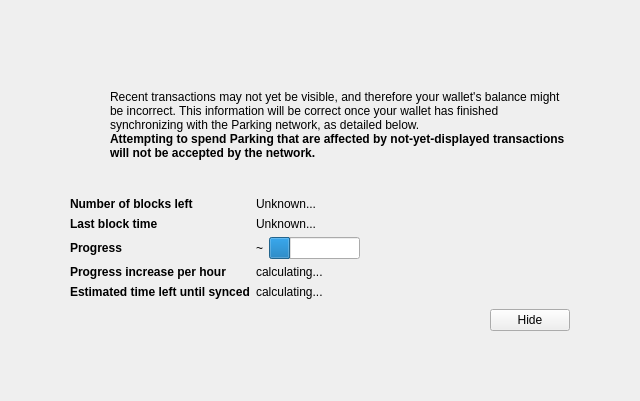
<?xml version="1.0" encoding="UTF-8"?>
<ui version="4.0">
 <class>ModalOverlay</class>
 <widget class="ModalOverlay" name="ModalOverlay">
  <property name="geometry">
   <rect>
    <x>0</x>
    <y>0</y>
    <width>640</width>
    <height>401</height>
   </rect>
  </property>
  <property name="windowTitle">
   <string>Form</string>
  </property>
  <layout class="QVBoxLayout" name="verticalLayout" stretch="0">
   <property name="sizeConstraint">
    <enum>QLayout::SetDefaultConstraint</enum>
   </property>
   <property name="leftMargin">
    <number>0</number>
   </property>
   <property name="topMargin">
    <number>0</number>
   </property>
   <property name="rightMargin">
    <number>0</number>
   </property>
   <property name="bottomMargin">
    <number>0</number>
   </property>
   <item>
    <widget class="QWidget" name="bgWidget" native="true">
     <property name="styleSheet">
      <string notr="true"/>
     </property>
     <layout class="QVBoxLayout" name="verticalLayoutMain" stretch="0">
      <property name="leftMargin">
       <number>60</number>
      </property>
      <property name="topMargin">
       <number>60</number>
      </property>
      <property name="rightMargin">
       <number>60</number>
      </property>
      <property name="bottomMargin">
       <number>60</number>
      </property>
      <item>
       <widget class="QWidget" name="contentWidget" native="true">
        <property name="styleSheet">
         <string notr="true"/>
        </property>
        <layout class="QVBoxLayout" name="verticalLayoutSub" stretch="1,0,0,0,0">
         <property name="spacing">
          <number>0</number>
         </property>
         <property name="leftMargin">
          <number>10</number>
         </property>
         <property name="topMargin">
          <number>10</number>
         </property>
         <property name="rightMargin">
          <number>10</number>
         </property>
         <property name="bottomMargin">
          <number>10</number>
         </property>
         <item>
          <layout class="QHBoxLayout" name="horizontalLayoutIconText" stretch="0,1">
           <property name="topMargin">
            <number>20</number>
           </property>
           <item>
            <layout class="QVBoxLayout" name="verticalLayoutIcon">
             <property name="leftMargin">
              <number>0</number>
             </property>
             <item>
              <widget class="QPushButton" name="warningIcon">
               <property name="enabled">
                <bool>false</bool>
               </property>
               <property name="text">
                <string/>
               </property>
               <property name="icon">
                <iconset>
                 <normaloff>:/icons/warning</normaloff>
                 <disabledoff>:/icons/warning</disabledoff>:/icons/warning</iconset>
               </property>
               <property name="iconSize">
                <size>
                 <width>48</width>
                 <height>48</height>
                </size>
               </property>
               <property name="flat">
                <bool>true</bool>
               </property>
              </widget>
             </item>
             <item>
              <spacer name="verticalSpacerWarningIcon">
               <property name="orientation">
                <enum>Qt::Vertical</enum>
               </property>
               <property name="sizeHint" stdset="0">
                <size>
                 <width>20</width>
                 <height>40</height>
                </size>
               </property>
              </spacer>
             </item>
            </layout>
           </item>
           <item>
            <layout class="QVBoxLayout" name="verticalLayoutInfoText">
             <property name="leftMargin">
              <number>0</number>
             </property>
             <property name="topMargin">
              <number>0</number>
             </property>
             <item>
              <widget class="QLabel" name="infoText">
               <property name="text">
                <string>Recent transactions may not yet be visible, and therefore your wallet's balance might be incorrect. This information will be correct once your wallet has finished synchronizing with the Parking network, as detailed below.</string>
               </property>
               <property name="textFormat">
                <enum>Qt::RichText</enum>
               </property>
               <property name="wordWrap">
                <bool>true</bool>
               </property>
              </widget>
             </item>
             <item>
              <widget class="QLabel" name="infoTextStrong">
               <property name="font">
                <font>
                 <weight>75</weight>
                 <bold>true</bold>
                </font>
               </property>
               <property name="text">
                <string>Attempting to spend Parking that are affected by not-yet-displayed transactions will not be accepted by the network.</string>
               </property>
               <property name="textFormat">
                <enum>Qt::RichText</enum>
               </property>
               <property name="wordWrap">
                <bool>true</bool>
               </property>
              </widget>
             </item>
             <item>
              <spacer name="verticalSpacerInTextSpace">
               <property name="orientation">
                <enum>Qt::Vertical</enum>
               </property>
               <property name="sizeHint" stdset="0">
                <size>
                 <width>20</width>
                 <height>40</height>
                </size>
               </property>
              </spacer>
             </item>
            </layout>
           </item>
          </layout>
         </item>
         <item>
          <spacer name="verticalSpacerAfterText">
           <property name="orientation">
            <enum>Qt::Vertical</enum>
           </property>
           <property name="sizeHint" stdset="0">
            <size>
             <width>20</width>
             <height>40</height>
            </size>
           </property>
          </spacer>
         </item>
         <item>
          <layout class="QFormLayout" name="formLayout">
           <property name="fieldGrowthPolicy">
            <enum>QFormLayout::FieldsStayAtSizeHint</enum>
           </property>
           <property name="horizontalSpacing">
            <number>6</number>
           </property>
           <property name="verticalSpacing">
            <number>6</number>
           </property>
           <property name="topMargin">
            <number>10</number>
           </property>
           <item row="0" column="0">
            <widget class="QLabel" name="labelNumberOfBlocksLeft">
             <property name="font">
              <font>
               <weight>75</weight>
               <bold>true</bold>
              </font>
             </property>
             <property name="text">
              <string>Number of blocks left</string>
             </property>
            </widget>
           </item>
           <item row="0" column="1">
            <widget class="QLabel" name="numberOfBlocksLeft">
             <property name="text">
              <string>Unknown...</string>
             </property>
            </widget>
           </item>
           <item row="1" column="0">
            <widget class="QLabel" name="labelLastBlockTime">
             <property name="font">
              <font>
               <weight>75</weight>
               <bold>true</bold>
              </font>
             </property>
             <property name="text">
              <string>Last block time</string>
             </property>
            </widget>
           </item>
           <item row="1" column="1">
            <widget class="QLabel" name="newestBlockDate">
             <property name="sizePolicy">
              <sizepolicy hsizetype="Maximum" vsizetype="Preferred">
               <horstretch>0</horstretch>
               <verstretch>0</verstretch>
              </sizepolicy>
             </property>
             <property name="text">
              <string>Unknown...</string>
             </property>
            </widget>
           </item>
           <item row="2" column="0">
            <widget class="QLabel" name="labelSyncDone">
             <property name="font">
              <font>
               <weight>75</weight>
               <bold>true</bold>
              </font>
             </property>
             <property name="text">
              <string>Progress</string>
             </property>
            </widget>
           </item>
           <item row="2" column="1">
            <layout class="QHBoxLayout" name="horizontalLayoutSync" stretch="0,1">
             <item>
              <widget class="QLabel" name="percentageProgress">
               <property name="text">
                <string notr="true">~</string>
               </property>
              </widget>
             </item>
             <item>
              <widget class="QProgressBar" name="progressBar">
               <property name="value">
                <number>24</number>
               </property>
               <property name="format">
                <string/>
               </property>
              </widget>
             </item>
            </layout>
           </item>
           <item row="4" column="0">
            <widget class="QLabel" name="labelProgressIncrease">
             <property name="font">
              <font>
               <weight>75</weight>
               <bold>true</bold>
              </font>
             </property>
             <property name="text">
              <string>Progress increase per hour</string>
             </property>
            </widget>
           </item>
           <item row="4" column="1">
            <widget class="QLabel" name="progressIncreasePerH">
             <property name="text">
              <string>calculating...</string>
             </property>
            </widget>
           </item>
           <item row="5" column="0">
            <widget class="QLabel" name="labelEstimatedTimeLeft">
             <property name="font">
              <font>
               <weight>75</weight>
               <bold>true</bold>
              </font>
             </property>
             <property name="text">
              <string>Estimated time left until synced</string>
             </property>
            </widget>
           </item>
           <item row="5" column="1">
            <widget class="QLabel" name="expectedTimeLeft">
             <property name="text">
              <string>calculating...</string>
             </property>
            </widget>
           </item>
          </layout>
         </item>
         <item>
          <layout class="QHBoxLayout" name="horizontalLayoutButtons">
           <property name="leftMargin">
            <number>10</number>
           </property>
           <property name="topMargin">
            <number>10</number>
           </property>
           <item>
            <spacer name="horizontalSpacer">
             <property name="orientation">
              <enum>Qt::Horizontal</enum>
             </property>
             <property name="sizeHint" stdset="0">
              <size>
               <width>40</width>
               <height>20</height>
              </size>
             </property>
            </spacer>
           </item>
           <item>
            <widget class="QPushButton" name="closeButton">
             <property name="text">
              <string>Hide</string>
             </property>
            </widget>
           </item>
          </layout>
         </item>
         <item>
          <layout class="QVBoxLayout" name="verticalLayout_2">
           <item>
            <spacer name="verticalSpacer">
             <property name="orientation">
              <enum>Qt::Vertical</enum>
             </property>
             <property name="sizeHint" stdset="0">
              <size>
               <width>20</width>
               <height>40</height>
              </size>
             </property>
            </spacer>
           </item>
          </layout>
         </item>
        </layout>
       </widget>
      </item>
     </layout>
    </widget>
   </item>
  </layout>
 </widget>
 <customwidgets>
  <customwidget>
   <class>ModalOverlay</class>
   <extends>QWidget</extends>
   <header>modaloverlay.h</header>
   <container>1</container>
  </customwidget>
 </customwidgets>
 <resources/>
 <connections/>
</ui>
